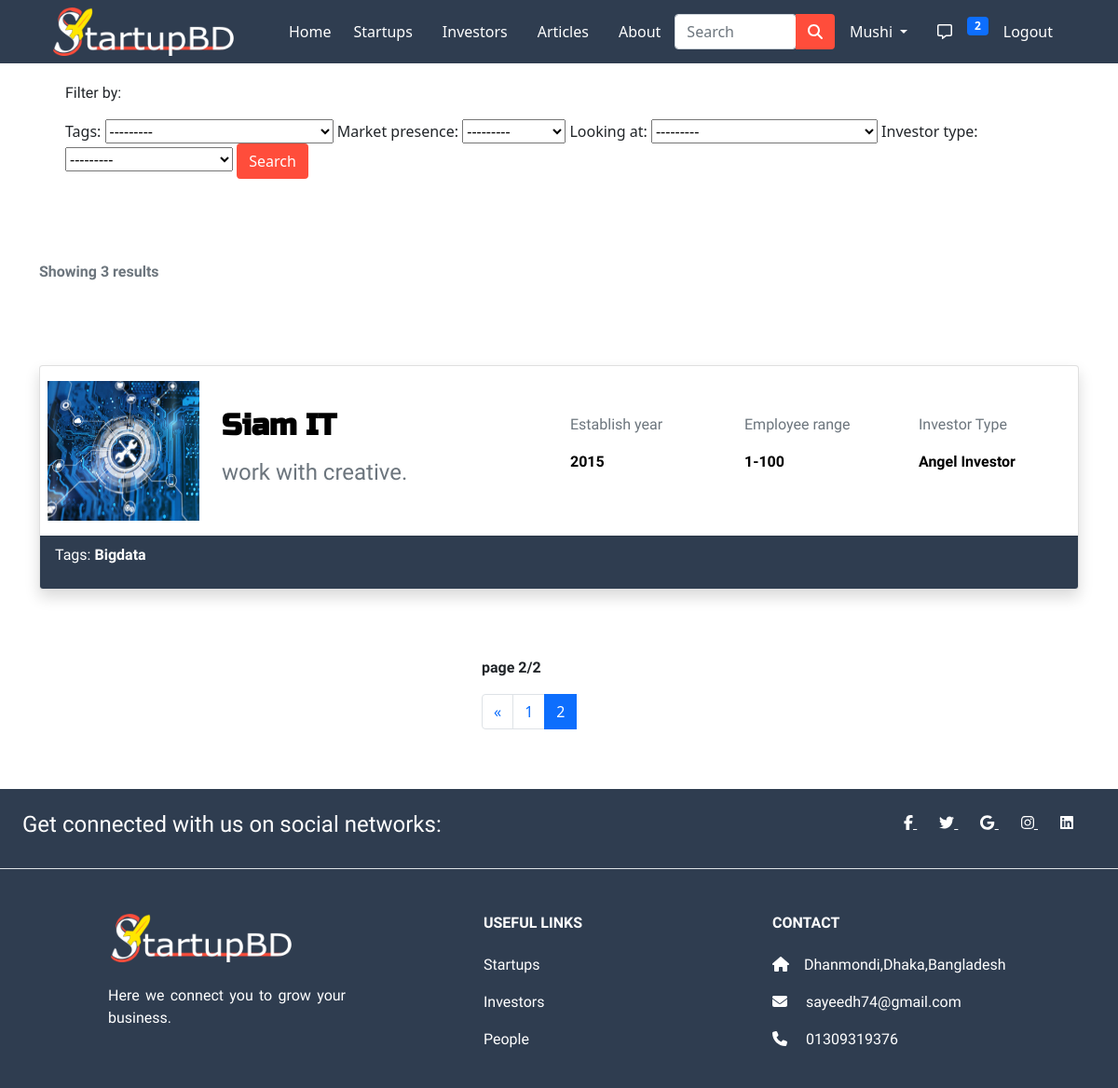
The app's page /investor_home/?page=2 (signed in) with its own data.
### app/models.py (models this page shows, shortened)
class User(AbstractUser):
  is_customer = models.BooleanField(default=False)
  is_investor = models.BooleanField(default=False)
  is_startup = models.BooleanField(default=False)

class Investorinfo(models.Model):
  user = models.ForeignKey(settings.AUTH_USER_MODEL, on_delete=models.CASCADE)
  name = models.CharField(max_length=100, null=True, blank=True)
  company_name = models.CharField(max_length=100, null=True, blank=True)
  title = models.CharField(max_length=100,blank=True,null = True)
  email = models.EmailField(max_length=100, null=True, blank=True)
  mobile = models.CharField(max_length=50, null=True, blank=True)
  logo = models.ImageField(upload_to='images/', null=True, blank=True)
  establish_year = models.IntegerField(blank=True, null=True)
  investor_type = models.CharField(max_length=50,choices=INVSETOR_TYPE, blank=True, null=True)
  employee_range = models.CharField(max_length=10, blank=True, null=True)
  market_presence = models.CharField(max_length=100,choices=CITY_CHOICES, null=True, blank=True)
  looking_at = models.CharField(choices=LOOK_CHOICES, max_length=100,null=True,blank=True)
  tags = models.CharField(max_length=100,choices=SECTOR, blank=True, null=True)
  description = models.TextField(max_length=1000, blank=True, null=True)
  videos = models.FileField(upload_to='videos/', null=True,blank=True)
  weblink = models.URLField(null=True,blank=True)
  facebook_link = models.URLField(blank=True)
  linkedin_link = models.URLField(blank=True)
  twitter_link = models.URLField(blank=True)
  location = models.CharField(max_length=100, null=True, blank=True)
  person1 = models.CharField(max_length=100, choices=ROLE, blank=True, null=True)
  person1_name = models.CharField(max_length=50, blank=True, null=True)
  person1_image = models.ImageField(upload_to='images/', null=True, blank=True)
  person2 = models.CharField(max_length=100, choices=ROLE, blank=True, null=True)
  person2_name = models.CharField(max_length=50, blank=True, null=True)
  person2_image = models.ImageField(
      upload_to='images/', null=True, blank=True)

### app/views.py (the view)
# urls.py: path('investor_home/',views.investor_home,name='investor_home'),
def investor_home(request):
  investors = Investorinfo.objects.all()
  myfilter = InvestorFilter(request.GET, queryset=investors)
  investors = myfilter.qs
  after_filter = investors.count()
  page = Paginator(investors, per_page=2)
  page_list = request.GET.get('page')
  page = page.get_page(page_list)
  context = {'investors': investors, 'page':page,'myfilter': myfilter,'after_filter':after_filter}
  return render(request, 'app/investor_home.html',context)

### app/templatetags/custom_tags.py (called while the page is built)
@register.inclusion_tag('app/show_notifications.html', takes_context=True)
def show_notifications(context):
	request_user = context['request'].user
	notifications = Notification.objects.filter(
		to_user=request_user).exclude(user_has_seen=True).order_by('-date')
	return {'notifications': notifications}

### app/templates/app/investor_home.html (shortened to what this page needs)
{% extends 'app/base.html' %}
{% load static %}
{% block main-content %}
<div class="container my-5" style="padding: 40px;">
  <p >Filter by:</p>
  <div class="row">
    <div class="col-md-12">
      <form class="btn-styled" action="" method="get">
        {{ myfilter.form }}
        <button class="btn" style="color: white;" type="submit">Search</button>
      </form>
    </div>
  </div>
</div>
<div class="container mt-5 text-muted">
  <p><b>Showing {{after_filter}} results</b></p>
</div>
<br>
{% for investor in page.object_list %}
<a href="{% url 'investor-profile' investor.id %}" style="text-decoration: none;">
<div class="container">
  <div class="row">
    <div class="col-md-12">
      <div class="card mt-5 shadow">
        <div class="card-body row px-2 align-items-center">
          <div class="col-md-2">
            <img src="{{ investor.logo.url }}" width="100%" height="150vh" alt="No images">
          </div>
          <div class="col-md-4">
            <h4 class="card-title">
              <h2><b style="color: black;">{{investor.company_name}}</b></h2>
            </h4>
            <p class="card-text">
            <h4 class="text-muted me-5">{{investor.title}}</h4>
            </p>
          </div>
          <div class="col md 2">
            <p class="text-muted">Establish year</p>
            <p style="color: black;"><b> {{investor.establish_year}}</b></p>
          </div>
          <div class="col md 2">
            <p class="text-muted">Employee range</p>
            <p style="color: black;"><b> {{investor.employee_range}}</b></p>
          </div>
          <div class="col md 2">
            <p class="text-muted">Investor Type</p>
            <p style="color: black;"><b> {{investor.investor_type}}</b></p>
          </div>
        </div>
        <div class="card-footer" style="background-color: #2F3D50">
          <p style="color: white">Tags: <b class="me-1"> {{investor.tags}}</b></p>
        </div>
      </div>
    </div>
  </div>
</div>
</a>
{% endfor %}
<br>
<div class="container">
  <div class="row my-5">
    <div class="col-md-4 offset-md-5">
      <p><b> page {{page.number}}/{{page.paginator.num_pages}}</b></p>
      <nav aria-label="Page navigation example">
        <ul class="pagination">
          <li class="page-item">
            {% if page.has_previous %}
            <a class="page-link" href="{% url 'investor_home' %}?page={{ page.previous_page_number }}"
              aria-label="Previous">
              <span aria-hidden="true">&laquo;</span>
            </a>
            {% endif %}
          </li>
          {% for num_page in page.paginator.page_range %}
          {% if page.number == num_page %}
          <li class="page-item active"><a class="page-link" href="{% url 'investor_home' %}?page={{ num_page }}">{{ num_page }}</a></li>
          {% else %}
          <li class="page-item"><a class="page-link" href="{% url 'investor_home' %}?page={{ num_page }}">{{ num_page }}</a>
          </li>
          {% endif %}
          {% endfor %}
        </ul>
      </nav>
    </div>
  </div>
</div>
{% endblock main-content %}

### app/templates/app/base.html (shortened to what this page needs)
<!doctype html>
{% load static %}
{% load custom_tags %}
<html lang="en">
<head>
  <link rel="stylesheet" href="{% static 'app/css/style.css' %}">
  <link href="https://cdn.jsdelivr.net/npm/bootstrap@5.0.0-beta1/dist/css/bootstrap.min.css" rel="stylesheet"
>
  <link rel="stylesheet" href="https://stackpath.bootstrapcdn.com/font-awesome/4.7.0/css/font-awesome.min.css">
  <link rel="stylesheet" href="{% static 'app/css/owl.carousel.min.css' %}">
  <link rel="stylesheet" href="{% static 'app/css/all.min.css' %}">
  <link rel="stylesheet" href="https://cdnjs.cloudflare.com/ajax/libs/animate.css/3.7.2/animate.css">
</head>
<body>
  <section>
    <div class="row">
      <div class="col-sm-12 col-md-12 col-lg-12">
        <nav id="nav" class="navbar navbar-expand-lg navbar-dark fixed-top" style="background-color: #2F3D50;">
          <div class="container">
            <a href="/"><img src="{% static 'app/images/logo1/Logo-final-2-01.png' %}" class="me-5" width="200px" height="auto" alt=""></a>
            <div class="collapse navbar-collapse" id="navbarSupportedContent">
              <ul class="navbar-nav me-auto mb-2 mb-lg-0">
                <li class="nav-item">
                  <a class="nav-link active" aria-current="page" href="/">Home</a>
                </li>
                <li class="nav-item mx-2">
                  <a href="{% url 'startup_home' %}" class="nav-link">Startups</a>
                </li>
                <li class="nav-item mx-2">
                  <a href="{% url 'investor_home' %}" class="nav-link">Investors</a>
                </li>
                <li class="nav-item mx-2">
                  <a href="{% url 'article' %}" class="nav-link">Articles</a>
                </li>
                <li class="nav-item mx-2">
                  <a href="{% url 'about' %}" class="nav-link">About</a>
                </li>
              </ul>
              <form class="d-flex input-group w-auto" method="POST" action="{% url 'search_list' %}">
                <input type="search" class="form-control rounded" name="q" placeholder="Search" aria-label="Search"
                  aria-describedby="search-addon" />
                <button type="submit" class="btn" style="background-color:#FF4D3B;"><i class="fas fa-search"
                    style="color: white;"></i></button>
              </form>
              <div>
                <ul class="navbar-nav me-auto mb-2 mb-lg-0">
                  {% if request.user.is_authenticated %}
                  <li class="nav-item dropdown mx-2">
                    <a class="nav-link dropdown-toggle" href="#" id="profileDropdown" role="button"
                      data-bs-toggle="dropdown" aria-expanded="false">
                      {{request.user.username|capfirst}}
                    </a>
                  </li>
                  <li class="nav-item mx-2">
                    <a href="{% url 'inbox' %}" class="nav-link"><i class="far fa-comment-alt "></i></a>
                  </li>
                  <li class="nav-item">
                    <div class="nav-item">
                      {% show_notifications %}
                    </div>
                  </li>
                  <li class="nav-item mx-2">
                    <a href="{% url 'logout' %}" class="nav-link">Logout</a>
                  </li>
                  {% endif %}
                </ul>
              </div>
            </div>
          </div>
        </nav>
      </div>
    </div>
  </section>
  {% block main-content %} {% endblock main-content %}
  <section>
    <div>
      <div class="row">
        <div class="col-md-12">
          <footer class=" text-center text-lg-start text-white" style="background-color: #2F3D50;">
            <div class="d-flex justify-content-center justify-content-lg-between p-4 border-bottom">
              <div class="me-5 d-none d-lg-block">
                <span>
                  <h4>Get connected with us on social networks:</h4>
                </span>
              </div>
              <div class="icons">
                <a href="" class="me-4 text-reset">
                  <i class="fab fa-facebook-f"></i>
                </a>
                <a href="" class="me-4 text-reset">
                  <i class="fab fa-twitter"></i>
                </a>
                <a href="" class="me-4 text-reset">
                  <i class="fab fa-google"></i>
                </a>
                <a href="" class="me-4 text-reset">
                  <i class="fab fa-instagram"></i>
                </a>
                <a href="" class="me-4 text-reset">
                  <i class="fab fa-linkedin"></i>
                </a>
              </div>
            </div>
            <div class="">
              <div class="container text-center text-md-start mt-5">
                <div class="row mt-3">
                  <div class="col-md-3 col-lg-4 col-xl-3 mx-auto mb-4">
                    <h4 class="text-uppercase fw-bold mb-4">
                      <img src="{% static 'app/images/logo/Logo-final-2-01.png' %}" width="200px" height="auto" alt="">
                    </h4>
                    <p>
                      Here we connect you to grow your business.
                    </p>
                  </div>
                  <div class="col-md-3 col-lg-2 col-xl-2 mx-auto mb-4 links">
                    <h6 class="text-uppercase fw-bold mb-4">
                      Useful links
                    </h6>
                    <p>
                      <a href="{% url 'startup_home' %}" style="text-decoration: none;" class="text-reset">Startups</a>
                    </p>
                    <p>
                      <a href="{% url 'investor_home' %}" style="text-decoration: none;"
                        class="text-reset">Investors</a>
                    </p>
                    <p>
                      <a href="{% url 'customer_home' %}" style="text-decoration: none;" class="text-reset">People</a>
                    </p>
                  </div>
                  <div class="col-md-4 col-lg-3 col-xl-3 mx-auto mb-md-0 mb-4">
                    <h6 class="text-uppercase fw-bold mb-4">
                      Contact
                    </h6>
                    <p><i class="fas fa-home me-3"></i>Dhanmondi,Dhaka,Bangladesh</p>
                    <p>
                      <i class="fas fa-envelope me-3"></i>
                      sayeedh74@gmail.com
                    </p>
                    <p><i class="fas fa-phone me-3"></i> 01309319376</p>
                  </div>
                </div>
              </div>
            </div>
          </footer>
        </div>
      </div>
    </div>
  </section>
</body>
</html>

### app/templates/app/base.html (style rules this page uses)
html, body { margin: 0; padding: 0; scroll-behavior: smooth; }
h1, h2 { font-family: 'Russo One', sans-serif; }
h3, h4, h5, h6, p { font-family: 'Lexend', sans-serif; text-align: justify; }
.nav-link { color: white; transition: all .5s ease-in-out; }
.btn-styled a, .btn-styled button, .btn-styled .btn { background-color: #FF4D3B !important; color: white; transition: .5s ease !important; }
#nav a { color: white; }
.icons a, .links a { color: white; transition: .5s ease !important; }

### app/templates/app/show_notifications.html (style rules this page uses)
.dropdown { position: relative; display: inline-block; }

### records on screen
User: user.username "Mushi"
Investorinfo: logo (picture), company_name "Siam IT", title "work with creative.", establish_year "2015", employee_range "1-100", investor_type "Angel Investor", tags "Bigdata"

### other values on screen
{{ notifications.count }} "2"
{{ after_filter }} "3"
{{ page.number }} "2"
{{ page.paginator.num_pages }} "2"
{{ num_page }} "1"
{{ num_page }} "2"
